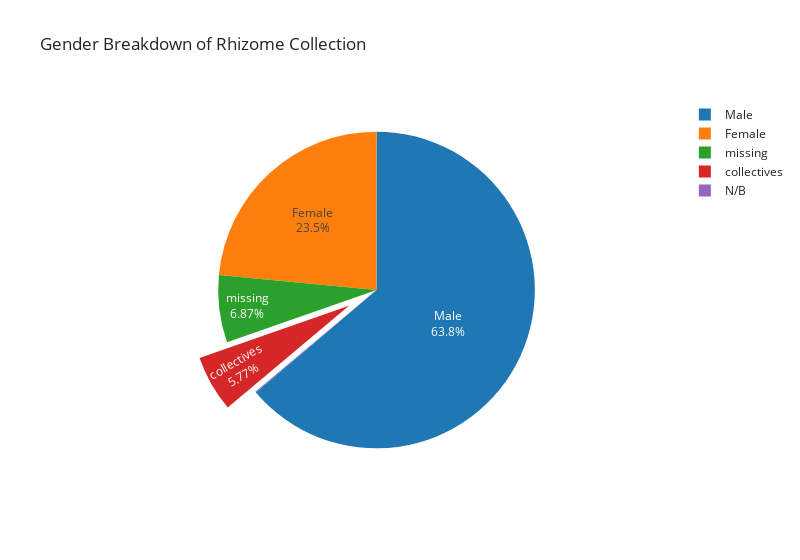

Source (notebook cell):
### Code cell
fig = px.pie(rhz_gender_rep, values='Counts', names='Gender',
             title='Gender Breakdown of Rhizome Collection')
fig.update_traces(textposition='inside', textinfo='label+percent', hoverinfo='label+value+percent', hovertemplate=None, pull=[0, 0, 0, 0.2])
fig.update_layout(width=800)
fig.show()

### Figure 1 — Plotly figure (JSON) as saved in the notebook; plotly's stock layout.template omitted (floating-point values rounded to 4 significant figures)
{"data": [{"domain": {"x": [0, 1], "y": [0, 1]}, "hoverinfo": "label+value+percent", "labels": ["Male", "Female", "missing", "collectives", "N/B"], "legendgroup": "", "name": "", "pull": [0, 0, 0, 0.2], "showlegend": true, "textinfo": "label+percent", "textposition": "inside", "type": "pie", "values": [1448, 533, 156, 131, 2]}], "layout": {"legend": {"tracegroupgap": 0}, "title": {"text": "Gender Breakdown of Rhizome Collection"}, "width": 800}}
